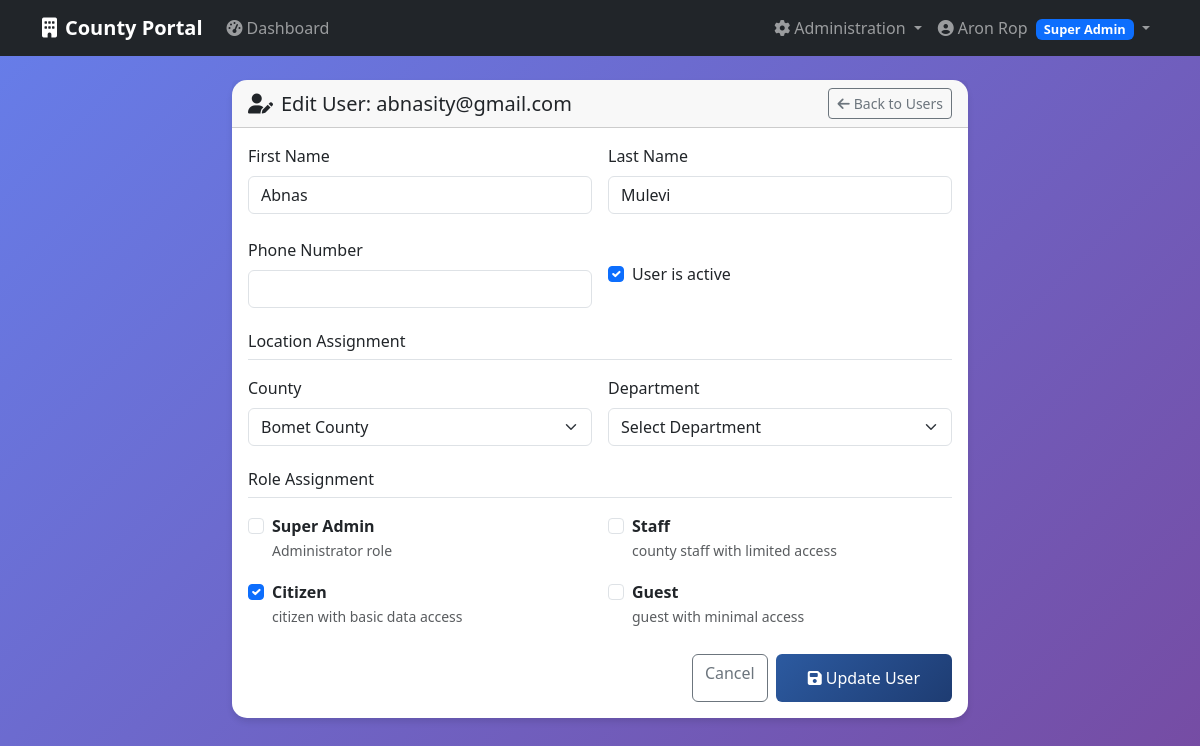
Page /auth/users/6/edit (signed in) on the earlier database version.
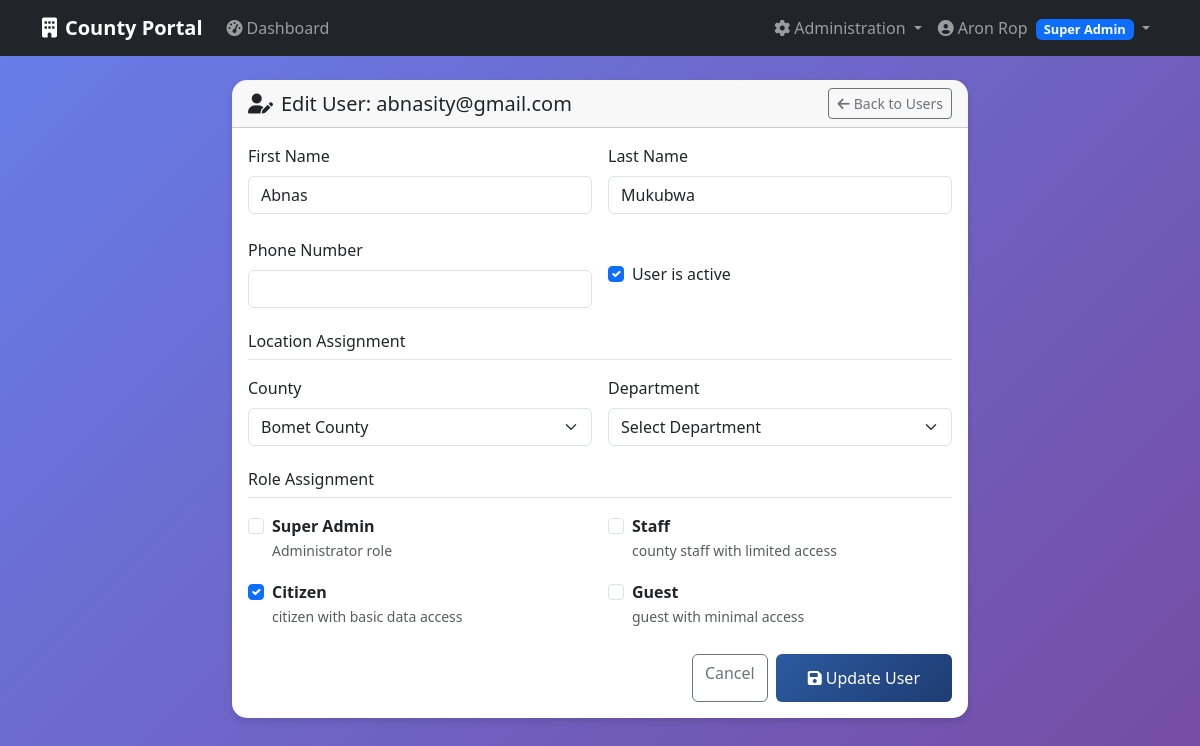
Same page on the later database version.
### app/models/user.py (models this page shows, shortened)
class User(db.Model, UserMixin):
    __tablename__ = 'users'
    id = db.Column(db.Integer, primary_key=True)
    email = db.Column(db.String(200), unique=True, nullable=False)
    password = db.Column(db.String(128), nullable=False)
    active = db.Column(db.Boolean(), default=True)
    confirmed_at = db.Column(db.DateTime())
    created_at = db.Column(db.DateTime(), nullable=False, default=db.func.current_timestamp())
    fs_uniquifier = db.Column(db.String(255), unique=True, nullable=False, default=lambda: str(uuid.uuid4()))
    county_id = db.Column(db.Integer, db.ForeignKey('counties.id'))
    department_id = db.Column(db.Integer, db.ForeignKey('departments.id'))
    last_login_at = db.Column(db.DateTime())
    current_login_at = db.Column(db.DateTime())
    last_login_ip = db.Column(db.String(50))
    current_login_ip = db.Column(db.String(50))
    login_count = db.Column(db.Integer, default=0)
    first_name = db.Column(db.String(100))
    last_name = db.Column(db.String(100))
    phone = db.Column(db.String(20))
    roles = db.relationship('Role', secondary=roles_users, backref=db.backref('users', lazy='dynamic'))
    def full_name(self):
        if self.first_name and self.last_name:
            return f"{self.first_name} {self.last_name}"
        return self.email.split('@')[0] # Fallback if user dont provide first and last name or both
    def has_role(self, role_name):
        return any(role.name == role_name for role in self.roles)

### app/auth/routes.py (the view, shortened to what this page needs)
@auth_bp.route('/users/<int:user_id>/edit', methods=['GET', 'POST'])
@login_required
@roles_required(UserRoles.SUPER_ADMIN)
def edit_user(user_id):
    user = User.query.get_or_404(user_id)
    roles = Role.query.all()
    counties = County.query.filter_by(active=True).all()
    departments = Department.query.filter_by(active=True).all()
    return render_template('auth/edith_user.html',
                            user=user,
                            roles=roles,
                            counties=counties,
                            departments=departments)

### app/templates/auth/edith_user.html (shortened to what the changed rows need)
{% extends "base.html" %}
{% block content %}
<div class="row justify-content-center">
    <div class="col-lg-8">
        <div class="card dashboard-card">
            <div class="card-header">
                <div class="d-flex justify-content-between align-items-center">
                    <h5 class="card-title mb-0">
                        <i class="fas fa-user-edit me-2"></i>Edit User: {{ user.email }}
                    </h5>
                    <a href="{{ url_for('auth_bp.users') }}" class="btn btn-outline-secondary btn-sm">
                        <i class="fas fa-arrow-left me-1"></i>Back to Users
                    </a>
                </div>
            </div>
            <div class="card-body">
                <form method="POST">
                    <div class="row g-3 mb-4">
                        <div class="col-md-6">
                            <label for="first_name" class="form-label">First Name</label>
                            <input type="text" class="form-control" id="first_name" name="first_name"
                                   value="{{ user.first_name or '' }}">
                        </div>
                        <div class="col-md-6">
                            <label for="last_name" class="form-label">Last Name</label>
                            <input type="text" class="form-control" id="last_name" name="last_name"
                                   value="{{ user.last_name or '' }}">
                        </div>
                    </div>
                </form>
            </div>
        </div>
    </div>
</div>
{% endblock %}

Differences in the rows shown:
changed User "abnasity@gmail.com": last_name "Mulevi" → "Mukubwa"
